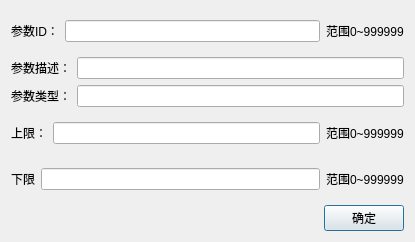
<?xml version="1.0" encoding="UTF-8"?>
<ui version="4.0">
 <class>ParamEditDialog</class>
 <widget class="QDialog" name="ParamEditDialog">
  <property name="windowModality">
   <enum>Qt::ApplicationModal</enum>
  </property>
  <property name="geometry">
   <rect>
    <x>0</x>
    <y>0</y>
    <width>415</width>
    <height>242</height>
   </rect>
  </property>
  <property name="windowTitle">
   <string>Dialog</string>
  </property>
  <layout class="QVBoxLayout" name="verticalLayout">
   <item>
    <layout class="QHBoxLayout" name="horizontalLayout_7">
     <item>
      <widget class="QLabel" name="label_6">
       <property name="text">
        <string>参数ID：</string>
       </property>
      </widget>
     </item>
     <item>
      <widget class="QLineEdit" name="lineEdit_paramID"/>
     </item>
     <item>
      <widget class="QLabel" name="label_14">
       <property name="text">
        <string>范围0~999999</string>
       </property>
      </widget>
     </item>
    </layout>
   </item>
   <item>
    <layout class="QHBoxLayout" name="horizontalLayout_8">
     <item>
      <widget class="QLabel" name="label_10">
       <property name="text">
        <string>参数描述：</string>
       </property>
      </widget>
     </item>
     <item>
      <widget class="QLineEdit" name="lineEdit_paramDesc"/>
     </item>
    </layout>
   </item>
   <item>
    <layout class="QHBoxLayout" name="horizontalLayout_9">
     <item>
      <widget class="QLabel" name="label_11">
       <property name="text">
        <string>参数类型：</string>
       </property>
      </widget>
     </item>
     <item>
      <widget class="QLineEdit" name="lineEdit_paramType"/>
     </item>
    </layout>
   </item>
   <item>
    <layout class="QHBoxLayout" name="horizontalLayout_10">
     <item>
      <widget class="QLabel" name="label_12">
       <property name="text">
        <string>上限：</string>
       </property>
      </widget>
     </item>
     <item>
      <widget class="QLineEdit" name="lineEdit_upperLimit"/>
     </item>
     <item>
      <widget class="QLabel" name="label_17">
       <property name="text">
        <string>范围0~999999</string>
       </property>
      </widget>
     </item>
    </layout>
   </item>
   <item>
    <layout class="QHBoxLayout" name="horizontalLayout_11">
     <item>
      <widget class="QLabel" name="label_13">
       <property name="text">
        <string>下限</string>
       </property>
      </widget>
     </item>
     <item>
      <widget class="QLineEdit" name="lineEdit_lowLimit"/>
     </item>
     <item>
      <widget class="QLabel" name="label_18">
       <property name="text">
        <string>范围0~999999</string>
       </property>
      </widget>
     </item>
    </layout>
   </item>
   <item>
    <layout class="QHBoxLayout" name="horizontalLayout_14">
     <item>
      <spacer name="horizontalSpacer">
       <property name="orientation">
        <enum>Qt::Horizontal</enum>
       </property>
       <property name="sizeHint" stdset="0">
        <size>
         <width>40</width>
         <height>20</height>
        </size>
       </property>
      </spacer>
     </item>
     <item>
      <widget class="QPushButton" name="pushButton">
       <property name="text">
        <string>确定</string>
       </property>
      </widget>
     </item>
    </layout>
   </item>
  </layout>
 </widget>
 <resources/>
 <connections/>
</ui>
